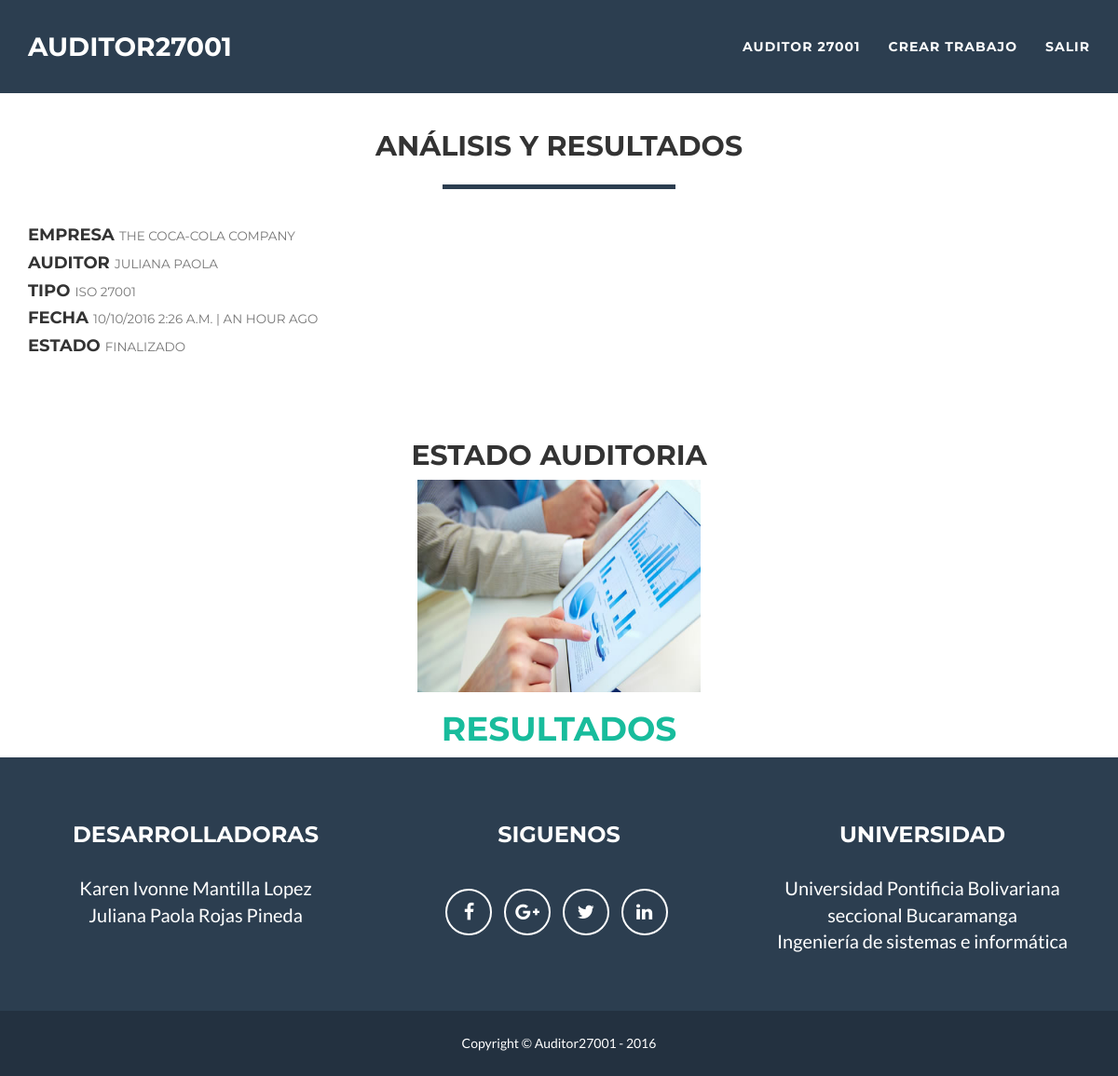
The page /muro/ver/16/ (signed in) on the database its author committed.
### muro/models.py (models this page shows, shortened)
class Trabajo(models.Model):
	empresa = models.ForeignKey(User, related_name='usuario_empresa', on_delete=models.CASCADE)
	auditor = models.ForeignKey(User, related_name='usuario_auditor', null=True, blank=True, on_delete=models.CASCADE)
	evaluacion = models.ForeignKey(Evaluacion, related_name='evaluacion', null=True, blank=True)
	preparacion = models.ForeignKey(Evaluacion, related_name='preparacion', null=True, blank=True)
	creacion = models.DateTimeField(auto_now_add=True)
	inicio = models.DateTimeField(null=True, blank=True)
	estado = models.ForeignKey('Estado')
	def getNombreEmpresa(self):
		return self.empresa.first_name
	def getNombreAuditor(self):
		if(self.auditor == None):
			return 'En espera...';
		return self.auditor.first_name
	def getUrlDescarga(self):
		return reverse("muro:descargar", kwargs={"id": self.id})

class Estado(models.Model):
	titulo = models.CharField(max_length=120, unique=True)

### evaluacion/models.py (models this page shows, shortened)
class Evaluacion(models.Model):
	creacion = models.DateTimeField(auto_now_add=True)
	actualizacion = models.DateTimeField(auto_now=True)
	certificacion = models.ForeignKey(Certificacion)
	def getNombre(self):
		return self.certificacion.nombre
	def getFecha(self):
		return formats.date_format(self.creacion, "SHORT_DATETIME_FORMAT")

### certificacion/models.py (models this page shows, shortened)
class Certificacion(models.Model):
	nombre = models.CharField(max_length=300, null=True, blank=True)
	tipo = models.ForeignKey('Tipo')
	preparacion = models.ForeignKey('self')

### muro/views.py (the view)
# urls.py: url(r'^(?P<id>\d+)/(?P<formulario>\d+)/$', ver, name="ver"),
def ver(request, id):
	usuario = request.user
	if not usuario.is_authenticated():
		return redirect('raiz:inicio')
	trabajo = Trabajo.objects.get(id=id)
	datos = {
		'trabajo': trabajo,
		'perfil': usuario.perfil.getTipo()
	}
	return render(request, 'trabajo.html', datos)

### usuario/models.py (called while the page is built)
	def getTipo(self):
		return self.tipo.titulo

### muro/templates/trabajo.html (shortened to what this page needs)
{% extends "layout.html" %}
{% load static %}
{% load humanize %}
{% block body %}
<br><br><br><br><br><br>
<div class="row">
    <div class="col-lg-12 text-center">
        <h2>Análisis y resultados</h2>
        <hr class="star-primary">
    </div>
</div>
<h4>Empresa <small>{{ trabajo.getNombreEmpresa }}</small></h4>
<h4>Auditor <small>{{ trabajo.getNombreAuditor }}</small></h4>
<h4>Tipo <small>{{ trabajo.evaluacion.getNombre }}</small></h4>
<h4>Fecha <small>{{ trabajo.evaluacion.getFecha }} | {{ trabajo.evaluacion.creacion|naturaltime }}</small></h4>
<h4>Estado <small>{{ trabajo.estado.titulo }}</small></h4>
<br><br><br>
<div class="row">
    <div class="col-lg-12 text-center">
        <h2>Estado auditoria</h2>
    </div>
</div>
<div class="row" align="center">
            {% if trabajo.estado.titulo == 'Finalizado' %}
            <div class="row" align="center">
                <a href="{{ trabajo.getUrlDescarga }}" class="portfolio-link" data-toggle="modal">
                    <img align="center" style="width:304px;height:228px;" src="{% static 'img/portfolio/circus.png' %}" class="img-responsive" alt="">
                    <H1 align="center"> Resultados </h1>
                    </a>
                </div>
                {% endif %}
            </div>
{% endblock body %}

### templates/layout.html (shortened to what this page needs)
{% load static %}
<!DOCTYPE html>
<html lang="es">
<head>
	<link href="{% static 'vendor/bootstrap/css/bootstrap.min.css' %}" rel="stylesheet">
	<link href="{% static 'css/freelancer.css' %}" rel="stylesheet">
	<link href="{% static 'vendor/font-awesome/css/font-awesome.min.css' %}" rel="stylesheet" type="text/css">
</head>
<body id="page-top" class="index">
	<nav id="mainNav" class="navbar navbar-default navbar-fixed-top navbar-custom">
		<div class="container">
			<div class="navbar-header page-scroll">
				<a class="navbar-brand" href="#page-top">Auditor27001</a>
			</div>
			<div class="collapse navbar-collapse" id="bs-example-navbar-collapse-1">
				<ul class="nav navbar-nav navbar-right">
					{% if user.is_authenticated %}
					<li>
						<a href="{% url 'usuario:inicio' %}">{{ user.first_name }} {{ user.last_name }}</a>
					</li>
					{% if user.perfil.getTipo == 'Empresa' %}
					<li>
						<a href="{% url 'muro:crear' %}">Crear trabajo</a>
					</li>
					{% endif %}
					<li>
						<a href="{% url 'usuario:salir_post' %}">Salir</a>
					</li>
					{% else %}
					<li>
						<a href="{% url 'usuario:ingresar' %}">Ingresar</a>
					</li>
					{% endif %}
				</ul>
			</div>
		</div>
	</nav>
<div class='container' style="margin-top: 0px; margin-bottom: 0px;">
	{% block body %}
	{% endblock body %}
</div>
	<footer class="text-center">
		<div class="footer-above">
			<div class="container">
				<div class="row">
					<div class="footer-col col-md-4">
						<h3>Desarrolladoras</h3>
						<p>Karen Ivonne Mantilla Lopez
							<br>Juliana Paola Rojas Pineda </p>
						</div>
						<div class="footer-col col-md-4">
							<h3>Siguenos</h3>
							<ul class="list-inline">
								<li>
									<a href="https://www.facebook.com/" class="btn-social btn-outline"><i class="fa fa-fw fa-facebook"></i></a>
								</li>
								<li>
									<a href="https://www.google.com" class="btn-social btn-outline"><i class="fa fa-fw fa-google-plus"></i></a>
								</li>
								<li>
									<a href="https://twitter.com" class="btn-social btn-outline"><i class="fa fa-fw fa-twitter"></i></a>
								</li>
								<li>
									<a href="https://co.linkedin.com/in/juliana-paola-rojas-pineda-180709128" class="btn-social btn-outline"><i class="fa fa-fw fa-linkedin"></i></a>
								</li>
							</ul>
						</div>
						<div class="footer-col col-md-4">
							<h3>Universidad</h3>
							<p>Universidad Pontificia Bolivariana <br> seccional Bucaramanga <br> Ingeniería de sistemas e informática
							</div>
						</div>
					</div>
				</div>
				<div class="footer-below">
					<div class="container">
						<div class="row">
							<div class="col-lg-12">
								Copyright &copy; Auditor27001 - 2016
							</div>
						</div>
					</div>
				</div>
			</footer>
		</body>
		</html>

### static/css/freelancer.css (style rules this page uses)
body { font-family: 'Lato', 'Helvetica Neue', Helvetica, Arial, sans-serif; overflow-x: hidden; }
p { font-size: 20px; }
a, a:hover, a:focus, a:active, a.active { color: #18BC9C; outline: none; }
h1, h2, h3, h4, h5, h6 { font-family: "Montserrat", "Helvetica Neue", Helvetica, Arial, sans-serif; text-transform: uppercase; font-weight: 700; }
hr.star-light, hr.star-primary { padding: 0; border: none; border-top: solid 5px; text-align: center; max-width: 250px; margin: 25px auto 30px; }
hr.star-light:after, hr.star-primary:after { content: "\f005"; font-family: FontAwesome; display: inline-block; position: relative; top: -0.8em; font-size: 2em; padding: 0 0.25em; }
hr.star-primary { border-color: #2C3E50; }
hr.star-primary:after { background-color: white; color: #2C3E50; }
.navbar-custom { background: #2C3E50; font-family: "Montserrat", "Helvetica Neue", Helvetica, Arial, sans-serif; text-transform: uppercase; font-weight: 700; border: none; }
.navbar-custom .navbar-brand { color: white; }
.navbar-custom .navbar-nav { letter-spacing: 1px; }
.navbar-custom .navbar-nav li a { color: white; }
@media (min-width: 768px) { .navbar-custom { padding: 25px 0; -webkit-transition: padding 0.3s; -moz-transition: padding 0.3s; transition: padding 0.3s; } }
@media (min-width: 768px) { .navbar-custom .navbar-brand { font-size: 2em; -webkit-transition: all 0.3s; -moz-transition: all 0.3s; transition: all 0.3s; } }
footer { color: white; }
footer h3 { margin-bottom: 30px; }
footer .footer-above { padding-top: 50px; background-color: #2C3E50; }
footer .footer-col { margin-bottom: 50px; }
footer .footer-below { padding: 25px 0; background-color: #233140; }
.btn-outline { color: white; font-size: 20px; border: solid 2px white; background: transparent; transition: all 0.3s ease-in-out; margin-top: 15px; }
.btn-social { display: inline-block; height: 50px; width: 50px; border: 2px solid white; border-radius: 100%; text-align: center; font-size: 20px; line-height: 45px; }

### rows shown on the page
Trabajo: getNombreEmpresa "THE COCA-COLA COMPANY", getNombreAuditor "JULIANA PAOLA", evaluacion.getNombre "ISO 27001", evaluacion.getFecha "10/10/2016 2:26 A.M.", evaluacion.creacion "AN HOUR AGO", estado.titulo "FINALIZADO"

### other values the page prints
{{ user.first_name }} "AUDITOR 27001"
